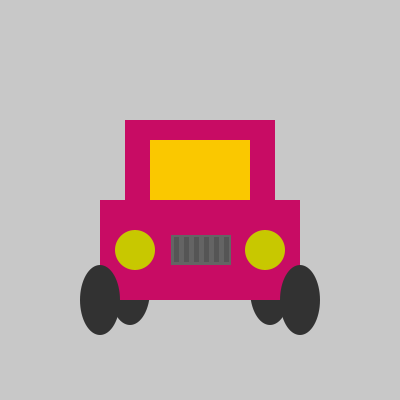
Frame 1 (no input)
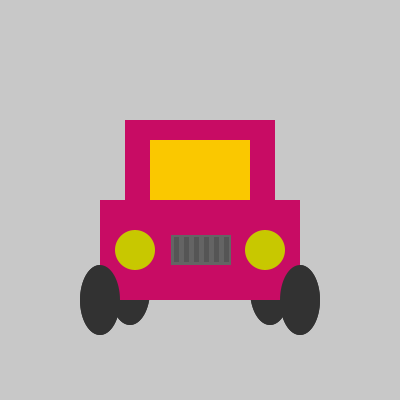
Frame 2 (the mouse pressed at the canvas centre, redrawn once)

The Processing sketch that drew these frames (run headless with seeded random() and noise(); the mouse was pressed at the canvas centre and the sketch redrawn once):

// Processing sketch: processing_187093
// ── processing_187093.pde

void setup() {
  size(400,400);
  background(200);
  smooth();
  noLoop();
}

 
void draw() {
  tire(130, 290);
  tire(270, 290);
  car1(100,200);
  car2(125, 120);
  window(150, 140);
  light(135, 250);
  light(265, 250);
  grill(171, 235);
  grill1(174, 237);
  grill1(184, 237);
  grill1(194, 237);
  grill1(204, 237);
  grill1(214, 237);
  grill1(224, 237);
  tire(100,300);
  tire(300,300);
  
}

void tire(int x, int y) {
  smooth();
  noStroke();
  fill(50);
  ellipse(x, y, 40, 70);
  
}

void car1(int x, int y) {
  smooth();
  noStroke();
  fill(200, 12, 100);
  rect(x, y, 200, 100);
}

void car2(int x, int y) {
  smooth();
  noStroke();
  fill(200, 12, 100);
  rect(x, y, 150, 80);
}

void window(int x, int y) {
  smooth();
  noStroke();
  fill(250, 200, 0);
  rect(x, y, 100, 60);
}

void light(int x, int y) {
  smooth();
  noStroke();
  fill(200,200,0);
  ellipse(x,y, 40, 40);
  }
  
void grill(int x, int y) {
  smooth();
  noStroke();
  fill(100);
  rect(x,y, 60, 30);
}

void grill1(int x, int y) {
  smooth();
  noStroke();
  fill(85);
  rect(x, y, 5, 25);
}
